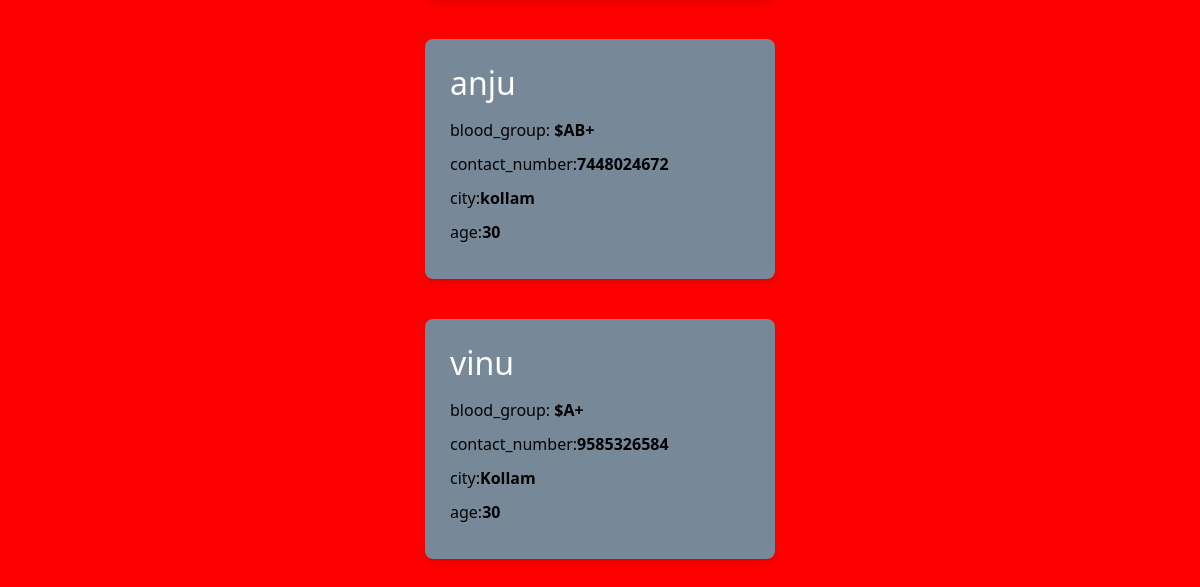
The page /view_register_donate/ (lower part) on the database as committed earlier.
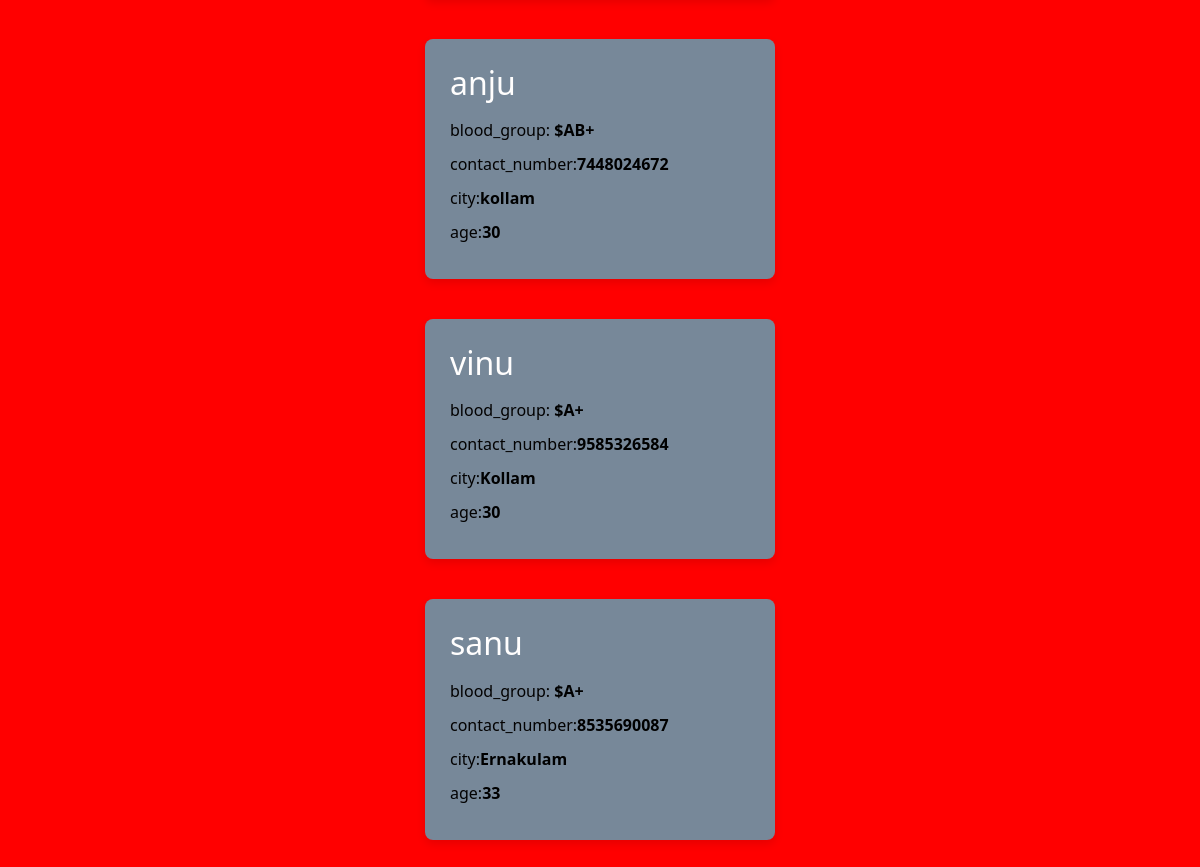
The same page on the database as committed later.
### app/models.py (models this page shows, shortened)
class Donor(models.Model):
    name = models.TextField()
    blood_group = models.CharField(max_length=10)
    contact_number = models.CharField(max_length=15)
    city = models.CharField(max_length=50)
    age = models.PositiveIntegerField()

### app/views.py (the view, shortened to what this page needs)
# urls.py: path('view_register_donate/',views.view_register_donate),
def view_register_donate(request):
    donors = Donor.objects.all()
    return render(request, 'admin/viewregisterdonate.html', {'donors': donors})

### template/admin/viewregisterdonate.html (shortened to what this page needs)
<!DOCTYPE html>
<html lang="en">
<head>
  <link href="https://cdn.jsdelivr.net/npm/bootstrap@5.3.3/dist/css/bootstrap.min.css" rel="stylesheet">
</head>
<body>
  <div class="container">
    <div class="row">
      {% for donor in donors %}
      <div class="col-lg-12">
        <div class="col-lg-7">
          <h1 class="mb-3">{{donor.name }}</h1>
          <p>blood_group: <span class="text-success fw-bold">${{donor.blood_group}}</span></p>
          <p>contact_number:<span class="text-success fw-bold">{{donor.contact_number}}</span></p>
          <p>city:<span class="text-success fw-bold">{{donor.city}}</span></p>
          <p>age:<span class="text-success fw-bold">{{donor.age}}</span></p>
        </div>
      </div>
      {% endfor %}
    </div>
  </div>
</body>
</html>

Rows that differ between the two databases and show on the page:
added Donor: name "sanu", blood_group "A+", contact_number "8535690087", city "Ernakulam", age "33"
